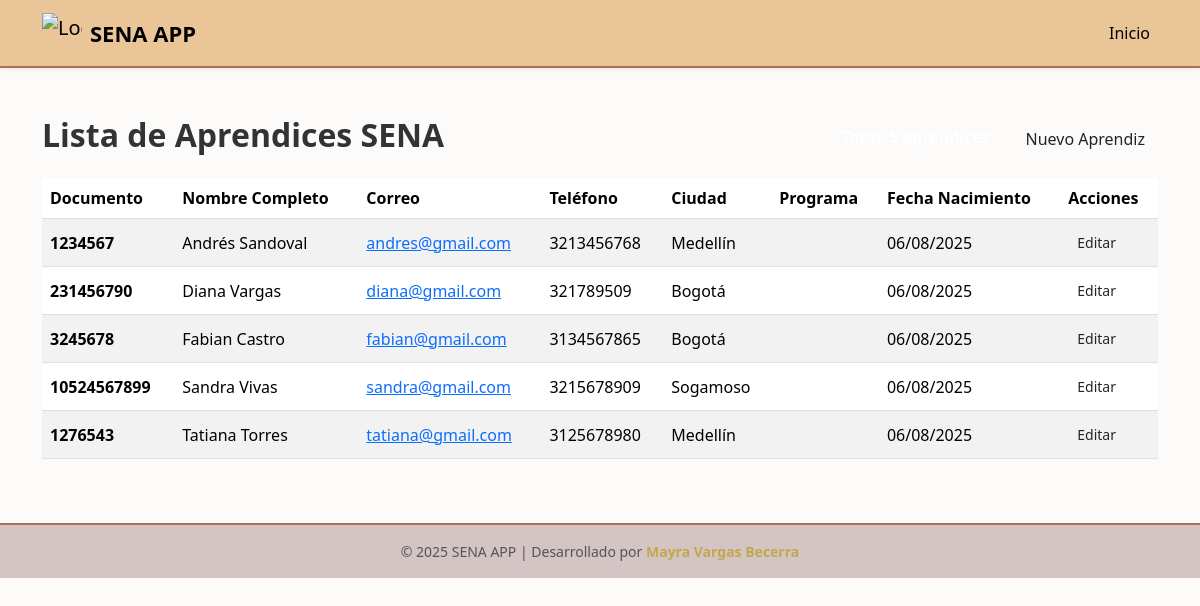
Before: /aprendices/ with the older database file.
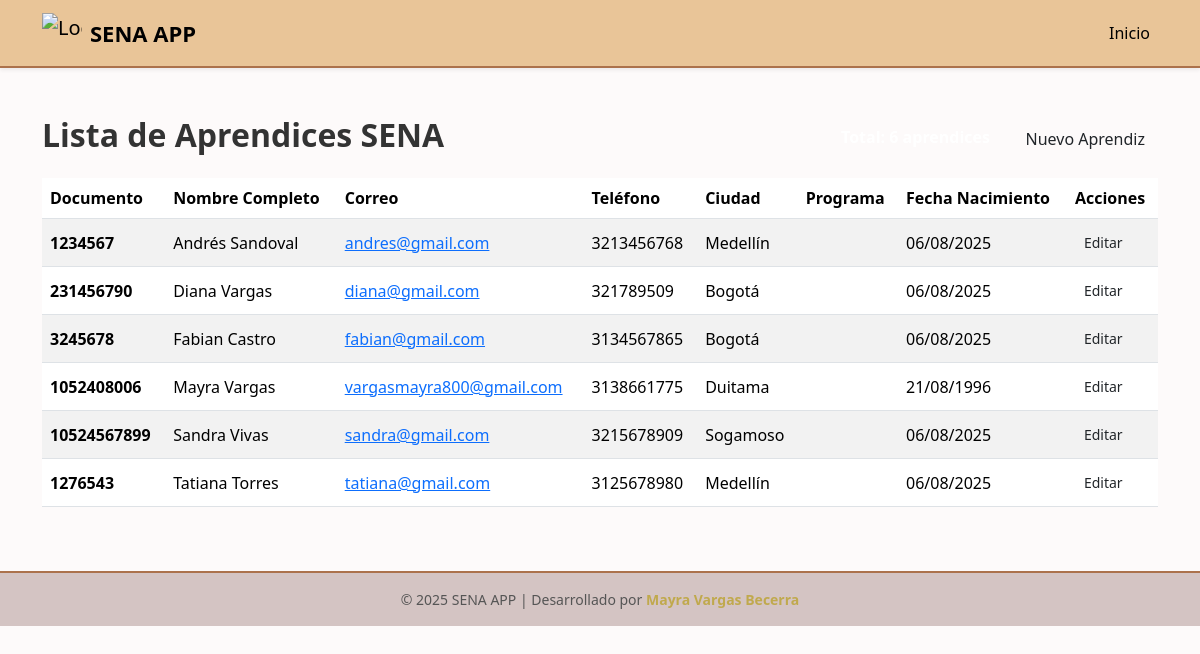
After: the same page with the newer database file.
### aprendices/models.py (models this page shows, shortened)
class Aprendiz(models.Model):
    documento_identidad = models.CharField(max_length=20, unique=True)
    nombre = models.CharField(max_length=100)
    apellido = models.CharField(max_length=100)
    telefono = models.CharField(max_length=10, null=True)
    correo = models.EmailField(null=True)
    fecha_nacimiento = models.DateField(null=True)
    ciudad = models.CharField(max_length=100, null=True)
    class Meta:
        verbose_name = "Aprendiz"
        verbose_name_plural = "Aprendices"
        ordering = ['apellido', 'nombre']

### aprendices/views.py (the view)
# urls.py: path('', include('aprendices.urls')),
def aprendices(request):
    lista_aprendices = Aprendiz.objects.all().order_by("nombre", "apellido")
    template = loader.get_template("lista_aprendices.html")
    context = {
        "lista_aprendices": lista_aprendices,
        "total_aprendices": lista_aprendices.count(),
    }
    return HttpResponse(template.render(context, request))

### aprendices/templates/lista_aprendices.html (shortened to what this page needs)
{% extends 'base.html' %}
{% block content %}
<div class="row">
  <div class="col-12 mb-3">
    <div class="d-flex justify-content-between align-items-center">
      <h2 class="fw-bold">Lista de Aprendices SENA</h2>
      <div>
        <span class="badge badge-info fs-6">
        </span>
        <a
          href="{% url 'aprendices:crear_aprendiz' %}"
          class="btn btn-pastel-green ms-2"
        >
          Nuevo Aprendiz
        </a>
      </div>
    </div>
  </div>
</div>
{% if lista_aprendices %}
<div class="row">
  <div class="col-12 table-container">
    <div class="table-responsive">
      <table class="table table-striped table-hover align-middle">
        <thead>
          <tr>
            <th>Documento</th>
            <th>Nombre Completo</th>
            <th>Correo</th>
            <th>Teléfono</th>
            <th>Ciudad</th>
            <th>Programa</th>
            <th>Fecha Nacimiento</th>
            <th>Acciones</th>
          </tr>
        </thead>
        <tbody>
          {% for aprendiz in lista_aprendices %}
          <tr>
            <td><strong>{{ aprendiz.documento_identidad }}</strong></td>
            <td>{{ aprendiz.nombre }} {{ aprendiz.apellido }}</td>
            <td>
              <a href="mailto:{{ aprendiz.correo }}">{{ aprendiz.correo }}</a>
            </td>
            <td>{{ aprendiz.telefono }}</td>
            <td>{{ aprendiz.ciudad }}</td>
            <td>
            </td>
            <td>{{ aprendiz.fecha_nacimiento|date:"d/m/Y" }}</td>
            <td>
              <a
                href="{% url 'admin:aprendices_aprendiz_change' aprendiz.pk %}"
                class="btn btn-sm btn-outline-pastel-blue"
              >
                Editar
              </a>
            </td>
          </tr>
          {% endfor %}
        </tbody>
      </table>
    </div>
  </div>
</div>
{% endif %}
{% endblock %}

Changed rows visible on the page:
added Aprendiz: documento_identidad "1052408006", nombre "Mayra", apellido "Vargas", correo "vargasmayra800@gmail.com", telefono "3138661775", ciudad "Duitama", fecha_nacimiento "21/08/1996"
